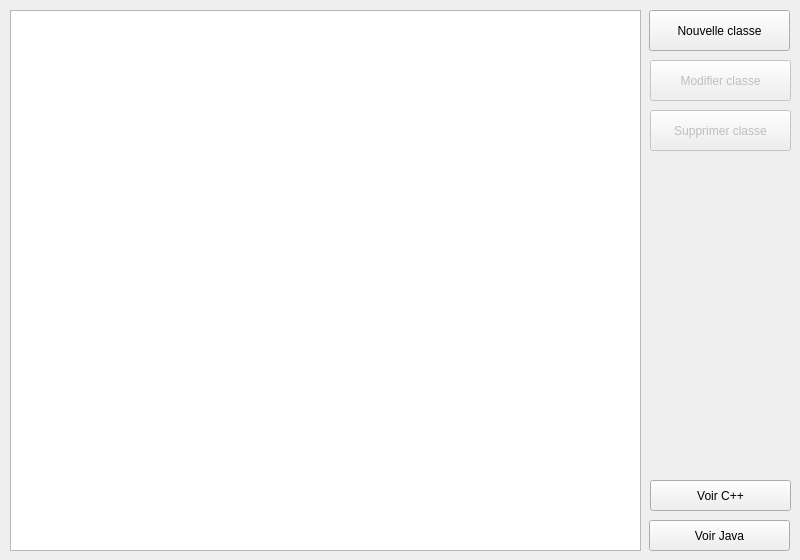
<?xml version="1.0" encoding="UTF-8"?>
<ui version="4.0">
 <class>MainWindow</class>
 <widget class="QMainWindow" name="MainWindow">
  <property name="geometry">
   <rect>
    <x>0</x>
    <y>0</y>
    <width>800</width>
    <height>560</height>
   </rect>
  </property>
  <property name="sizePolicy">
   <sizepolicy hsizetype="Preferred" vsizetype="Preferred">
    <horstretch>0</horstretch>
    <verstretch>0</verstretch>
   </sizepolicy>
  </property>
  <property name="windowTitle">
   <string>Code Generator</string>
  </property>
  <widget class="QWidget" name="centralwidget">
   <widget class="QPushButton" name="newClass">
    <property name="geometry">
     <rect>
      <x>649</x>
      <y>10</y>
      <width>141</width>
      <height>41</height>
     </rect>
    </property>
    <property name="text">
     <string>Nouvelle classe</string>
    </property>
    <property name="checkable">
     <bool>false</bool>
    </property>
    <property name="flat">
     <bool>false</bool>
    </property>
   </widget>
   <widget class="QPushButton" name="editClass">
    <property name="enabled">
     <bool>false</bool>
    </property>
    <property name="geometry">
     <rect>
      <x>650</x>
      <y>60</y>
      <width>141</width>
      <height>41</height>
     </rect>
    </property>
    <property name="text">
     <string>Modifier classe</string>
    </property>
   </widget>
   <widget class="QPushButton" name="deleteClass">
    <property name="enabled">
     <bool>false</bool>
    </property>
    <property name="geometry">
     <rect>
      <x>650</x>
      <y>110</y>
      <width>141</width>
      <height>41</height>
     </rect>
    </property>
    <property name="text">
     <string>Supprimer classe</string>
    </property>
   </widget>
   <widget class="QPushButton" name="generateJava">
    <property name="geometry">
     <rect>
      <x>649</x>
      <y>520</y>
      <width>141</width>
      <height>31</height>
     </rect>
    </property>
    <property name="text">
     <string>Voir Java</string>
    </property>
   </widget>
   <widget class="QPushButton" name="generateCpp">
    <property name="geometry">
     <rect>
      <x>650</x>
      <y>480</y>
      <width>141</width>
      <height>31</height>
     </rect>
    </property>
    <property name="text">
     <string>Voir C++</string>
    </property>
   </widget>
   <widget class="QListWidget" name="classesView">
    <property name="geometry">
     <rect>
      <x>10</x>
      <y>10</y>
      <width>631</width>
      <height>541</height>
     </rect>
    </property>
   </widget>
  </widget>
 </widget>
 <resources/>
 <connections/>
</ui>
